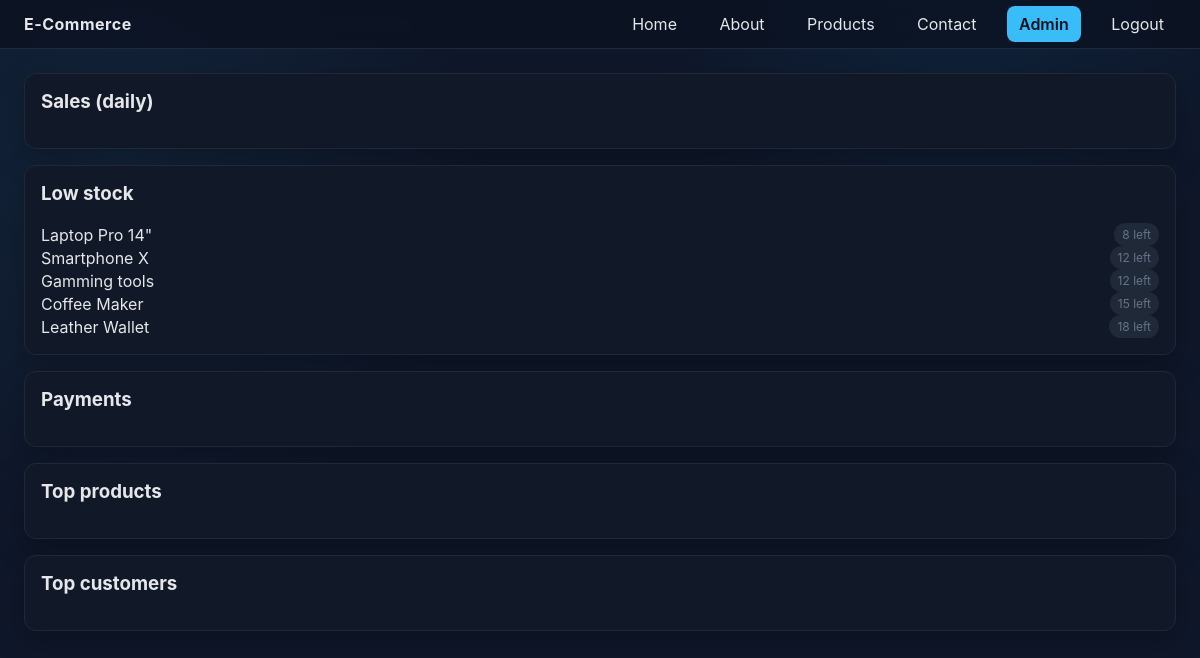
The app's page /admin/view_reports.php (signed in) with its own data.
### tables this page shows
CREATE TABLE IF NOT EXISTS Products (
    ProductID INT AUTO_INCREMENT PRIMARY KEY,
    Name VARCHAR(200),
    Price DECIMAL(10,2),
    Stock INT,
    CategoryID INT,
    ImageURL VARCHAR(500),
    Description TEXT,
    FOREIGN KEY (CategoryID) REFERENCES Categories(CategoryID)
);

### includes/functions.php (called while the page is built, shortened)
<?php
function sanitize(string $value): string
{
    return htmlspecialchars(trim($value), ENT_QUOTES, 'UTF-8');
}
?>

### admin/view_reports.php (the view, shortened to what this page needs)
<?php
require_once __DIR__ . '/../includes/header.php';
require_once __DIR__ . '/../includes/functions.php';
$pdo = getPDO();
$stock = $pdo->query('SELECT Name, Stock FROM Products ORDER BY Stock ASC LIMIT 5')->fetchAll();
?>
<div class="grid">
    <div class="card">
        <h3>Sales (daily)</h3>
    </div>
    <div class="card">
        <h3>Low stock</h3>
        <?php foreach ($stock as $s): ?>
            <div class="flex space-between"><span><?php echo sanitize($s['Name']); ?></span><span class="badge"><?php echo $s['Stock']; ?> left</span></div>
        <?php endforeach; ?>
    </div>
    <div class="card">
        <h3>Payments</h3>
    </div>
    <div class="card">
        <h3>Top products</h3>
    </div>
    <div class="card">
        <h3>Top customers</h3>
    </div>
</div>
</main>
</body>
</html>

### assets/css/style.css (style rules this page uses)
:root { --bg: #0f172a; --card: #111827; --muted: #64748b; --accent: #38bdf8; --accent-strong: #0ea5e9; --success: #22c55e; --danger: #ef4444; --border: #1f2937; --text: #e5e7eb; }
* { box-sizing: border-box; }
body { margin: 0; font-family: "Inter", system-ui, -apple-system, sans-serif; background: radial-gradient(circle at 10% 20%, rgba(56,189,248,0.08), transparent 30%), radial-gradient(circle at 80% 0%, rgba(14,165,233,0.08), transparent 25%), var(--bg); color: var(--text); min-height: 100vh; }
.grid { display: grid; gap: 16px; }
.card { background: var(--card); border: 1px solid var(--border); border-radius: 12px; padding: 16px; box-shadow: 0 10px 30px rgba(0,0,0,0.25); }
.card h2, .card h3 { margin-top: 0; }
.badge { display: inline-block; padding: 4px 8px; border-radius: 999px; background: var(--border); color: var(--muted); font-size: 12px; }
.flex { display: flex; gap: 12px; align-items: center; }
.space-between { justify-content: space-between; }

### records on screen
products: Name "Laptop Pro 14\"", Stock "8"
products: Name "Smartphone X", Stock "12"
products: Name "Gamming tools", Stock "12"
products: Name "Coffee Maker", Stock "15"
products: Name "Leather Wallet", Stock "18"
